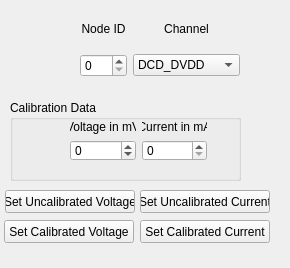
<?xml version="1.0" encoding="UTF-8"?>
<ui version="4.0">
 <class>calibration</class>
 <widget class="QWidget" name="calibration">
  <property name="geometry">
   <rect>
    <x>0</x>
    <y>0</y>
    <width>290</width>
    <height>268</height>
   </rect>
  </property>
  <property name="windowTitle">
   <string>Form</string>
  </property>
  <widget class="QWidget" name="gridLayoutWidget_4">
   <property name="geometry">
    <rect>
     <x>80</x>
     <y>10</y>
     <width>160</width>
     <height>67</height>
    </rect>
   </property>
   <layout class="QGridLayout" name="gridLayout_4">
    <item row="1" column="0">
     <widget class="QSpinBox" name="calibrateNodeNumber">
      <property name="minimum">
       <number>0</number>
      </property>
      <property name="maximum">
       <number>200</number>
      </property>
     </widget>
    </item>
    <item row="0" column="0">
     <widget class="QLabel" name="nodeID_label">
      <property name="text">
       <string>Node ID</string>
      </property>
      <property name="alignment">
       <set>Qt::AlignCenter</set>
      </property>
     </widget>
    </item>
    <item row="1" column="1">
     <widget class="QComboBox" name="calibrationChannel">
      <item>
       <property name="text">
        <string>DCD_DVDD</string>
       </property>
      </item>
      <item>
       <property name="text">
        <string>DHP_IO</string>
       </property>
      </item>
      <item>
       <property name="text">
        <string>DHP_CORE</string>
       </property>
      </item>
      <item>
       <property name="text">
        <string>SW_DVDD</string>
       </property>
      </item>
      <item>
       <property name="text">
        <string>DCD_AVDD</string>
       </property>
      </item>
      <item>
       <property name="text">
        <string>DCD_REFIN</string>
       </property>
      </item>
      <item>
       <property name="text">
        <string>DCD_AMPLOW</string>
       </property>
      </item>
      <item>
       <property name="text">
        <string>Source</string>
       </property>
      </item>
      <item>
       <property name="text">
        <string>GATE_OFF</string>
       </property>
      </item>
      <item>
       <property name="text">
        <string>GATE_ON1</string>
       </property>
      </item>
      <item>
       <property name="text">
        <string>GATE_ON2</string>
       </property>
      </item>
      <item>
       <property name="text">
        <string>GATE_ON3</string>
       </property>
      </item>
      <item>
       <property name="text">
        <string>Clear_ON</string>
       </property>
      </item>
      <item>
       <property name="text">
        <string>Clear_OFF</string>
       </property>
      </item>
      <item>
       <property name="text">
        <string>Bulk</string>
       </property>
      </item>
      <item>
       <property name="text">
        <string>Guard</string>
       </property>
      </item>
      <item>
       <property name="text">
        <string>NOT_USED_1</string>
       </property>
      </item>
      <item>
       <property name="text">
        <string>SW_SUB</string>
       </property>
      </item>
      <item>
       <property name="text">
        <string>SW_REF</string>
       </property>
      </item>
      <item>
       <property name="text">
        <string>HV</string>
       </property>
      </item>
      <item>
       <property name="text">
        <string>CCG1</string>
       </property>
      </item>
      <item>
       <property name="text">
        <string>CCG2</string>
       </property>
      </item>
      <item>
       <property name="text">
        <string>CCG3</string>
       </property>
      </item>
      <item>
       <property name="text">
        <string>NOT_USED_2</string>
       </property>
      </item>
     </widget>
    </item>
    <item row="0" column="1">
     <widget class="QLabel" name="channelNumber">
      <property name="text">
       <string>Channel</string>
      </property>
      <property name="alignment">
       <set>Qt::AlignCenter</set>
      </property>
     </widget>
    </item>
   </layout>
  </widget>
  <widget class="QGroupBox" name="groupBox_2">
   <property name="geometry">
    <rect>
     <x>10</x>
     <y>100</y>
     <width>231</width>
     <height>81</height>
    </rect>
   </property>
   <property name="title">
    <string>Calibration Data</string>
   </property>
   <widget class="QWidget" name="gridLayoutWidget_3">
    <property name="geometry">
     <rect>
      <x>60</x>
      <y>20</y>
      <width>137</width>
      <height>41</height>
     </rect>
    </property>
    <layout class="QGridLayout" name="gridLayout_3">
     <item row="0" column="0">
      <widget class="QLabel" name="value1Label">
       <property name="text">
        <string>Voltage in mV</string>
       </property>
       <property name="alignment">
        <set>Qt::AlignCenter</set>
       </property>
      </widget>
     </item>
     <item row="0" column="1">
      <widget class="QLabel" name="value2Label">
       <property name="text">
        <string>Current in mA</string>
       </property>
       <property name="alignment">
        <set>Qt::AlignCenter</set>
       </property>
      </widget>
     </item>
     <item row="1" column="0">
      <widget class="QSpinBox" name="voltage">
       <property name="minimum">
        <number>-30000</number>
       </property>
       <property name="maximum">
        <number>30000</number>
       </property>
      </widget>
     </item>
     <item row="1" column="1">
      <widget class="QSpinBox" name="current">
       <property name="minimum">
        <number>0</number>
       </property>
       <property name="maximum">
        <number>5000</number>
       </property>
      </widget>
     </item>
    </layout>
   </widget>
  </widget>
  <widget class="QPushButton" name="setCalibratedValueCurrentButton">
   <property name="geometry">
    <rect>
     <x>140</x>
     <y>220</y>
     <width>130</width>
     <height>23</height>
    </rect>
   </property>
   <property name="minimumSize">
    <size>
     <width>130</width>
     <height>0</height>
    </size>
   </property>
   <property name="maximumSize">
    <size>
     <width>114</width>
     <height>16777215</height>
    </size>
   </property>
   <property name="text">
    <string>Set Calibrated Current</string>
   </property>
  </widget>
  <widget class="QPushButton" name="setCalibratedValueVoltageButton">
   <property name="geometry">
    <rect>
     <x>4</x>
     <y>220</y>
     <width>130</width>
     <height>23</height>
    </rect>
   </property>
   <property name="minimumSize">
    <size>
     <width>130</width>
     <height>0</height>
    </size>
   </property>
   <property name="maximumSize">
    <size>
     <width>114</width>
     <height>16777215</height>
    </size>
   </property>
   <property name="text">
    <string>Set Calibrated Voltage</string>
   </property>
  </widget>
  <widget class="QPushButton" name="setValueVoltageButton">
   <property name="geometry">
    <rect>
     <x>5</x>
     <y>190</y>
     <width>130</width>
     <height>23</height>
    </rect>
   </property>
   <property name="minimumSize">
    <size>
     <width>130</width>
     <height>0</height>
    </size>
   </property>
   <property name="maximumSize">
    <size>
     <width>114</width>
     <height>16777215</height>
    </size>
   </property>
   <property name="text">
    <string>Set Uncalibrated Voltage</string>
   </property>
  </widget>
  <widget class="QPushButton" name="setValueCurrentButton">
   <property name="geometry">
    <rect>
     <x>140</x>
     <y>190</y>
     <width>130</width>
     <height>23</height>
    </rect>
   </property>
   <property name="minimumSize">
    <size>
     <width>130</width>
     <height>0</height>
    </size>
   </property>
   <property name="maximumSize">
    <size>
     <width>114</width>
     <height>16777215</height>
    </size>
   </property>
   <property name="text">
    <string>Set Uncalibrated Current</string>
   </property>
  </widget>
 </widget>
 <resources/>
 <connections/>
</ui>
